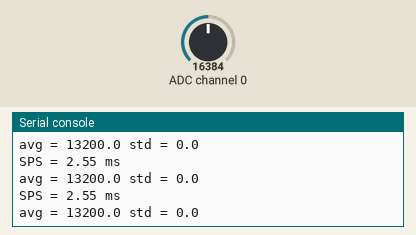
Recording of a program running on a simulated ESP32 board running MicroPython. On the bench: the last lines printed to the serial console. The inputs (shaded band) are chosen by the test bench; at power-on: ADC channel 0 = 16384 (analog values on the 0–32767 scale). Library files of the repository ran but are not shown: ADS1x15.py.

Above: at 1.2 s.
1.3 s: ADC channel 0 set to 22936
At 1.43 s:
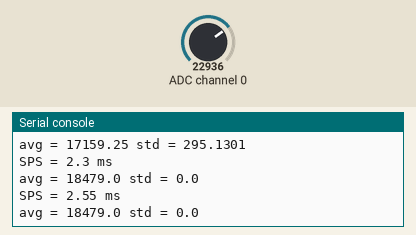
2.8 s: ADC channel 0 set to 28834
At 2.91 s:
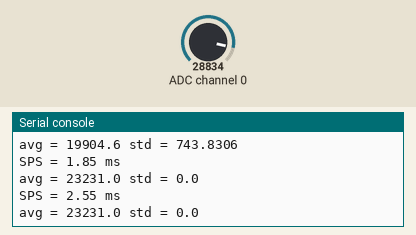
Timing chart, 0 to 5.8 s (numbered marks = the images above; inputs shaded):
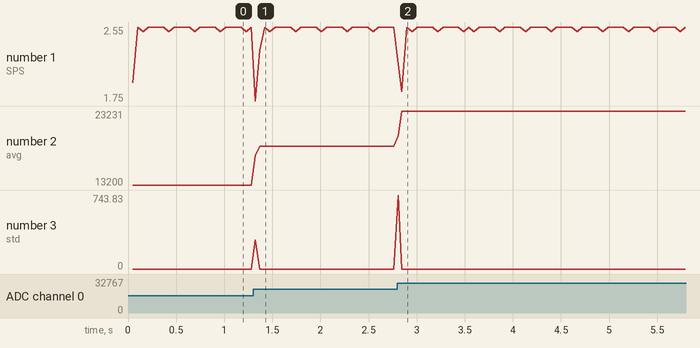

The program:

testADS1115.py
```python
# https://blog.csdn.net/qq_29011249/article/details/104086335
import utime, time, math
from machine import SoftI2C, Pin
from machine import PWM, ADC
import ADS1x15
# from ssd1306 import SSD1306_I2C
# from PID import PID


adI2C = SoftI2C(scl=Pin(25), sda=Pin(26), freq=100000)
print(adI2C.scan())
ad = ADS1x15.ADS1115(adI2C, 0x48, 1)

start = 0
end = 0
CNT = 20
temp = 0
data = [0 for i in range(CNT)]
avg = 0
std = 0
while True:
    avg = 0
    std = 0
    start = utime.ticks_ms()
    for i in range(CNT):
        data[i] = ad.read(rate=4)
        avg += data[i]
    end = utime.ticks_ms()
    print("SPS =", (end - start)/CNT, "ms")
    avg /= CNT
    for i in range(CNT):
        std += (data[i] - avg)**2
        std /= CNT
        std = math.sqrt(std)
    print("avg =", avg,  "std =", std)
```

Measured:
- after the input at 1.3 s, the serial console: prints a new line at once (image 1)
- after the input at 2.8 s, the serial console: prints a new line at once (image 2)
- plotted number 2: 13200 → 18479 after the input at 1.3 s, 18479 → 23231 after the input at 2.8 s
